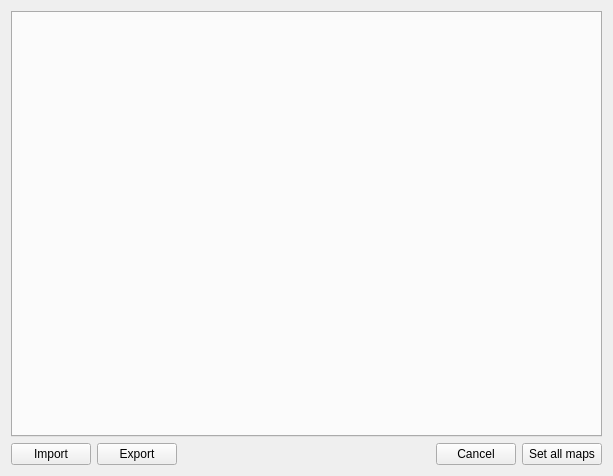
<?xml version="1.0" encoding="UTF-8"?>
<ui version="4.0">
 <class>MainWidget</class>
 <widget class="QWidget" name="MainWidget">
  <property name="geometry">
   <rect>
    <x>0</x>
    <y>0</y>
    <width>613</width>
    <height>476</height>
   </rect>
  </property>
  <property name="windowTitle">
   <string>Form</string>
  </property>
  <layout class="QGridLayout" name="gridLayout">
   <item row="2" column="4">
    <widget class="QPushButton" name="btnSetAllMaps">
     <property name="text">
      <string>Set all maps</string>
     </property>
    </widget>
   </item>
   <item row="2" column="2">
    <spacer name="horizontalSpacer">
     <property name="orientation">
      <enum>Qt::Horizontal</enum>
     </property>
     <property name="sizeHint" stdset="0">
      <size>
       <width>40</width>
       <height>20</height>
      </size>
     </property>
    </spacer>
   </item>
   <item row="0" column="0" colspan="5">
    <widget class="QTabWidget" name="tabWidget">
     <property name="currentIndex">
      <number>-1</number>
     </property>
    </widget>
   </item>
   <item row="2" column="0">
    <widget class="QPushButton" name="btnImport">
     <property name="text">
      <string>Import</string>
     </property>
    </widget>
   </item>
   <item row="2" column="3">
    <widget class="QPushButton" name="btnCancel">
     <property name="text">
      <string>Cancel</string>
     </property>
    </widget>
   </item>
   <item row="2" column="1">
    <widget class="QPushButton" name="btnExport">
     <property name="text">
      <string>Export</string>
     </property>
    </widget>
   </item>
  </layout>
 </widget>
 <resources/>
 <connections/>
</ui>
